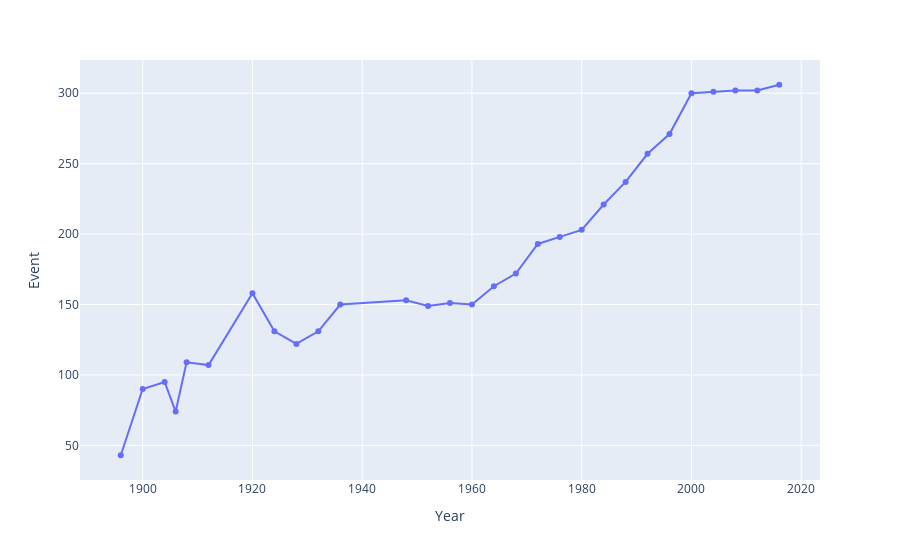

Notebook code for this chart:
### Code cell
nations_over_time = df.drop_duplicates(['Year','Event'])['Year'].value_counts().sort_index().reset_index()
nations_over_time.columns = ['Year','Event']
fig = px.line(nations_over_time, x="Year", y="Event", markers=True)
fig.show()

### Figure 1 — Plotly figure (JSON) as saved in the notebook; plotly's stock layout.template omitted (floating-point values rounded to 4 significant figures)
{"data": [{"hovertemplate": "Year=%{x}<br>Event=%{y}<extra></extra>", "legendgroup": "", "line": {"color": "#636efa", "dash": "solid"}, "marker": {"symbol": "circle"}, "mode": "lines+markers", "name": "", "orientation": "v", "showlegend": false, "type": "scatter", "x": [1896, 1900, 1904, 1906, 1908, 1912, 1920, 1924, 1928, 1932, 1936, 1948, 1952, 1956, 1960, 1964, 1968, 1972, 1976, 1980, 1984, 1988, 1992, 1996, 2000, 2004, 2008, 2012, 2016], "xaxis": "x", "y": [43, 90, 95, 74, 109, 107, 158, 131, 122, 131, 150, 153, 149, 151, 150, 163, 172, 193, 198, 203, 221, 237, 257, 271, 300, 301, 302, 302, 306], "yaxis": "y"}], "layout": {"legend": {"tracegroupgap": 0}, "margin": {"t": 60}, "xaxis": {"anchor": "y", "domain": [0, 1], "title": {"text": "Year"}}, "yaxis": {"anchor": "x", "domain": [0, 1], "title": {"text": "Event"}}}}
